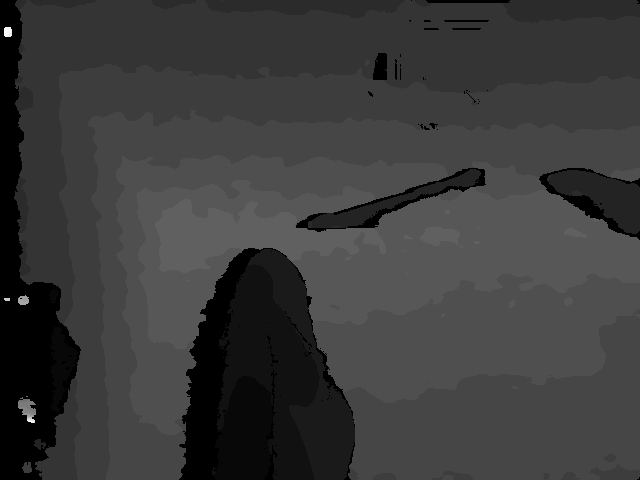
#> input picture data/20201219_073658/depth/depth023307409300.png, 640 x 480 px
$ jupyter execute --allow-errors opencv_test.ipynb   (older library calls are emulated)
#> lines starting #> are read from the running program, lines starting #| are printed output that depends on the picture; after the words box and inside, x2 and y2 are one past the last pixel; in counts of white or black regions, pixels touching at a corner belong together
[cell 1]
import cv2
import matplotlib.pyplot as plt
import numpy as np

[cell 2]
image_depth = cv2.imread('data/20201219_073658/depth/depth023307409300.png', cv2.IMREAD_ANYDEPTH)
#> image_depth is the input picture: shape (480, 640) uint16; min 0, max 7429, mean 1840.7
# image_depth = cv2.imread('data/20201219_073658/depth/depth000023966100.png', cv2.IMREAD_ANYDEPTH)

# print(image_depth)
# print(image_depth.dtype)
plt.figure(figsize=(16, 8))
plt.imshow(image_depth, cmap='gray')

[cell 3]
laplacian = cv2.Laplacian(image_depth, cv2.CV_8U, ksize=5)
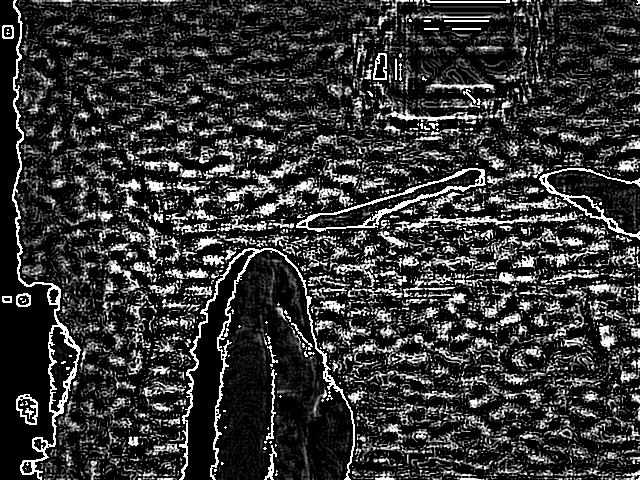
#> laplacian: shape (480, 640); min 0, max 255, mean 52

plt.figure(figsize=(16, 8))
plt.imshow(laplacian)

[cell 4]
# tmp = cv2.convertScaleAbs(laplacian, alpha=(255/65535))
ret, line = cv2.threshold(laplacian, 0, 1, cv2.THRESH_BINARY_INV + cv2.THRESH_OTSU)
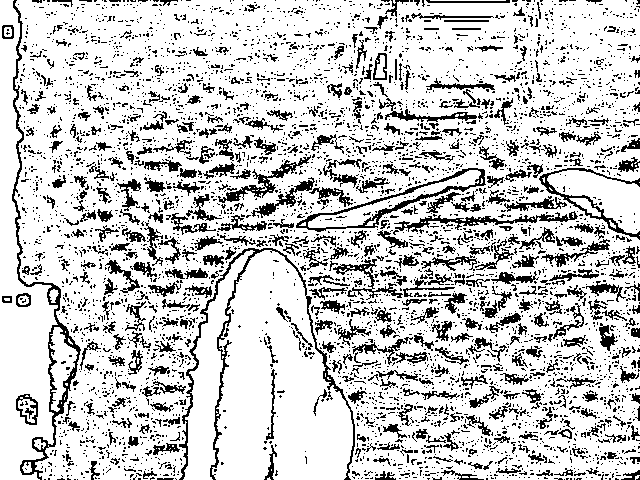
#> line: shape (480, 640); values 0 (black) and 1 (white), 79.5% white; black in thin lines or dots
#> ret = 104
# [4 lines of commented-out code are left out]
plt.figure(figsize=(16, 8))
plt.imshow(line, cmap='gray')

[cell 5]
# tmp = cv2.convertScaleAbs(line, alpha=(255/65535))
# line = cv2.fastNlMeansDenoising(line, h=1)
line = cv2.medianBlur(line, ksize=3)
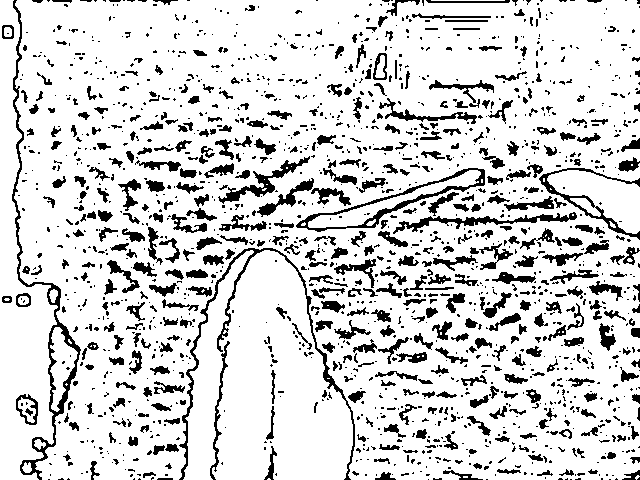
#> line: shape (480, 640); values 0 (black) and 1 (white), 83.8% white; 1649 black regions (1186 under 20 px), largest, box (x1, y1, x2, y2) and area: (12, 0, 81, 480) 2308, (179, 248, 355, 480) 1922, (296, 168, 485, 232) 1327

plt.figure(figsize=(16, 8))
plt.imshow(line, cmap='gray')

[cell 6]
# 距離で二値化
ret, fg = cv2.threshold(image_depth, 0, 1, cv2.THRESH_BINARY_INV + cv2.THRESH_OTSU)
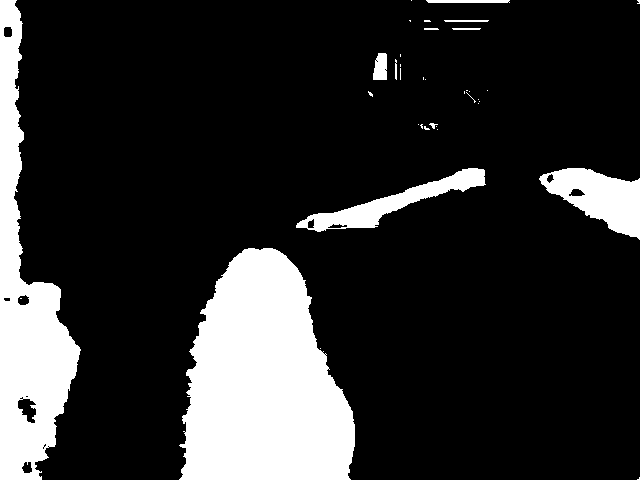
#> fg: shape (480, 640) uint16; values 0 (black) and 1 (white), 17.9% white; 37 white regions (26 under 20 px), largest, box (x1, y1, x2, y2) and area: (179, 248, 355, 480) 29966, (0, 0, 81, 480) 17057, (539, 168, 640, 240) 3958
#> ret = 1274
# print(fg)
plt.figure(figsize=(16, 8))
plt.imshow(fg, cmap='gray')

[cell 7]
thresh = cv2.bitwise_or(fg, fg, mask=line)
#> thresh: shape (480, 640) uint16; values 0 (black) and 1 (white), 15.1% white; 137 white regions (126 under 20 px), largest, box (x1, y1, x2, y2) and area: (183, 250, 353, 480) 26918, (0, 0, 58, 480) 12931, (549, 170, 640, 234) 3078
# print(thresh)
plt.figure(figsize=(16, 8))
plt.imshow(thresh, cmap='gray')

[cell 8]
# noise removal
kernel = np.ones((3,3), np.uint8)
opening = cv2.morphologyEx(thresh, cv2.MORPH_OPEN, kernel, iterations=2)
#> opening: shape (480, 640) uint16; values 0 (black) and 1 (white), 14.7% white; 11 white regions, largest, box (x1, y1, x2, y2) and area: (214, 250, 353, 480) 21381, (0, 0, 56, 480) 12791, (184, 254, 248, 480) 4922

# print(opening)
plt.figure(figsize=(16, 8))
plt.imshow(opening, cmap='gray')

[cell 9]
# sure background area
sure_bg = cv2.dilate(opening, kernel, iterations=2)
#> sure_bg: shape (480, 640) uint16; values 0 (black) and 1 (white), 17.1% white; 5 white regions, box (x1, y1, x2, y2) and area: (182, 248, 355, 480) 29424, (0, 0, 79, 480) 16341, (550, 168, 640, 236) 3707, (312, 168, 482, 230) 2679, (374, 54, 387, 80) 288

plt.figure(figsize=(16, 8))
plt.imshow(sure_bg, cmap='gray')

[cell 10]
tmp = cv2.convertScaleAbs(opening, alpha=(255))
dist_transform = cv2.distanceTransform(tmp, cv2.DIST_L2, 5)
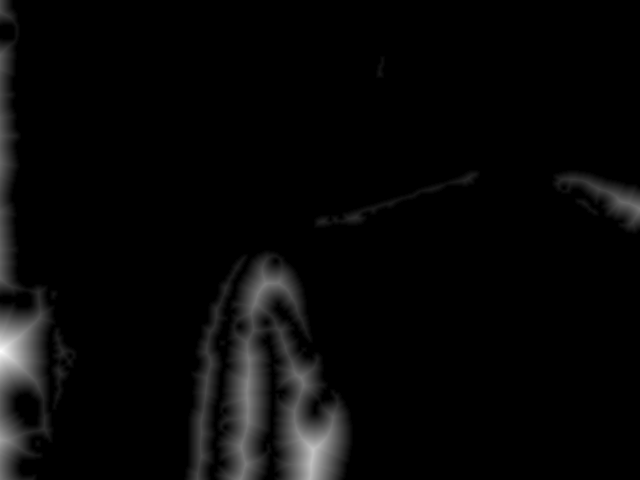
#> dist_transform: shape (480, 640) float32; min 0, max 47.94, mean 1.4; drawn with min black and max white

# print(dist_transform)
plt.figure(figsize=(16, 8))
plt.imshow(dist_transform)

[cell 11]
# Finding sure foreground area
ret, sure_fg = cv2.threshold(dist_transform, 0.005 * dist_transform.max(), 255, 0)
#> ret = 0.24

plt.figure(figsize=(16, 8))
plt.imshow(sure_fg, cmap='gray')

[cell 12]
# Finding unknown region
sure_fg = np.uint8(sure_fg)
sure_bg = np.uint8(sure_bg)
unknown = cv2.subtract(sure_bg, sure_fg)
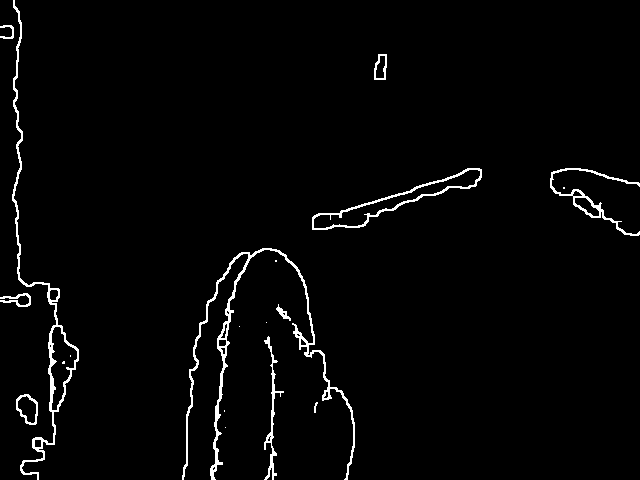
#> unknown: shape (480, 640); values 0 (black) and 1 (white), 2.3% white in thin lines or dots

plt.figure(figsize=(16, 8))
plt.imshow(unknown, cmap='gray')

[cell 13]
# Marker labelling
ret, markers = cv2.connectedComponents(sure_fg)
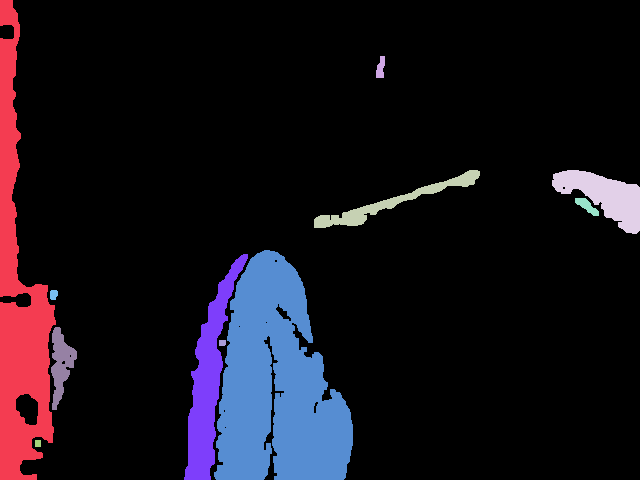
#> markers: shape (480, 640) int32; 12 distinct labels, from 0 to 11; one colour per label, 0 black
#> ret = 12

# Add one to all labels so that sure background is not 0, but 1
markers = markers + 1
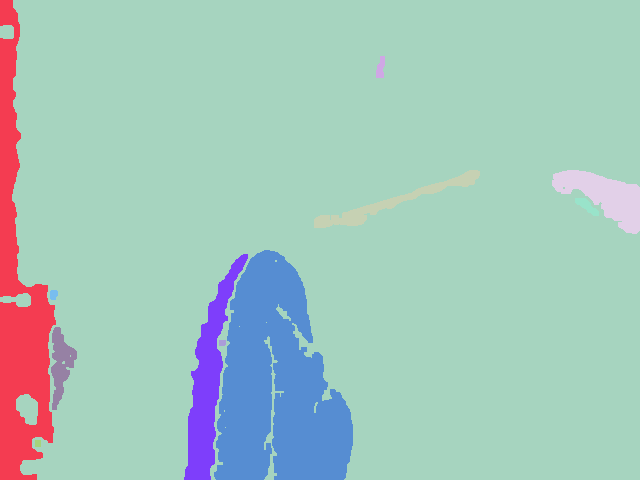
#> markers: shape (480, 640) int32; 12 distinct labels, from 1 to 12; one colour per label, 0 black

# Now, mark the region of unknown with zero
markers[unknown==255] = 0

plt.figure(figsize=(16, 8))
plt.imshow(markers, cmap='tab20')

[cell 14]
tmp = cv2.convertScaleAbs(image_depth, alpha=(255/65535))
color = cv2.cvtColor(tmp, cv2.COLOR_GRAY2BGR)
markers = cv2.watershed(color, markers)
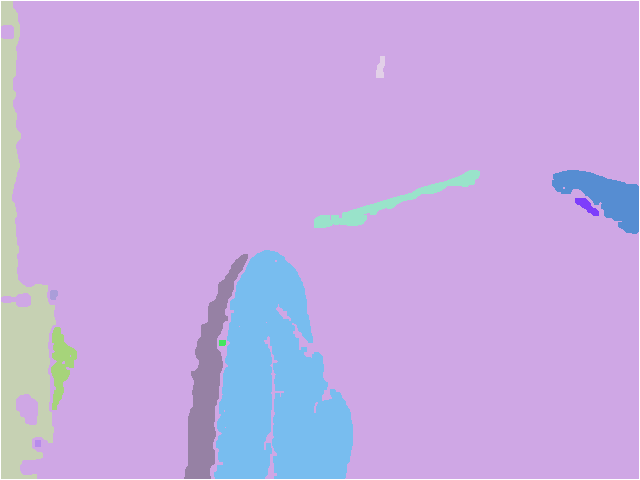
#> markers: shape (480, 640) int32; 13 distinct labels, from -1 to 12; one colour per label, 0 black, -1 white

plt.figure(figsize=(16, 8))
plt.imshow(markers, cmap='tab20')

[cell 15]
color = cv2.cvtColor(image_depth, cv2.COLOR_GRAY2RGB)
# color[markers == -1] = [255, 0, 0]
color[markers == 1] = [255, 0, 0]
color[markers == 4] = [0, 255, 0]
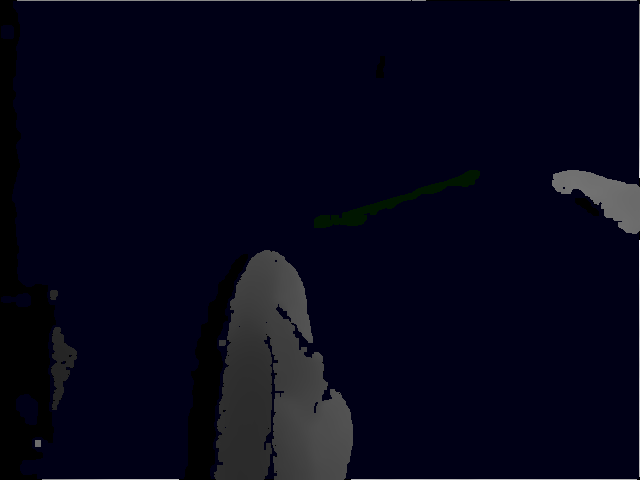
#> color: shape (480, 640, 3) uint16; mean B, G, R 284.6, 69.9, 68.4; drawn with min black and max white
#> (the rest of this cell did not finish here and is left out)
